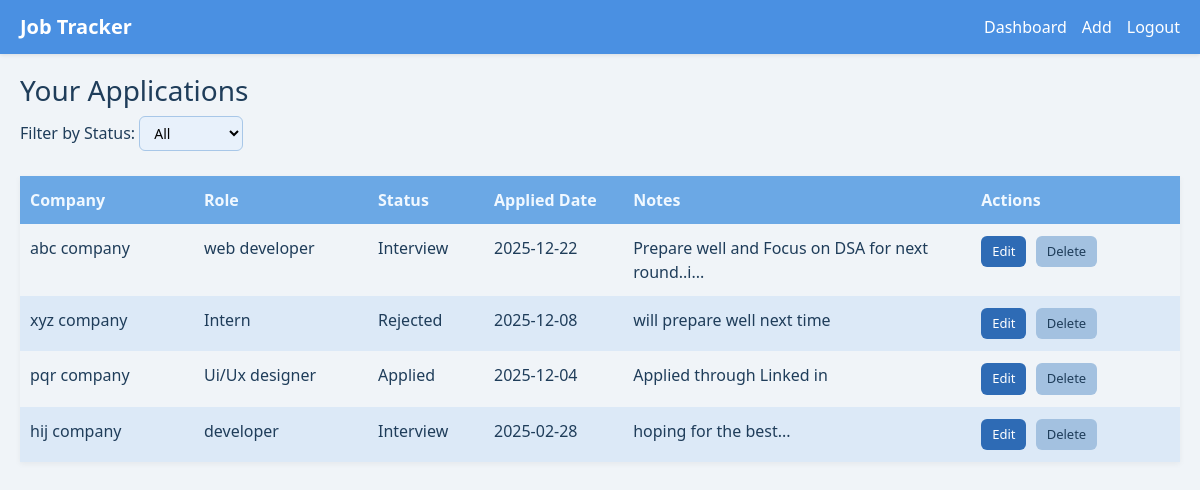
The page / (signed in) on the database its author committed.
### tables this page shows
CREATE TABLE applications (
    id INTEGER PRIMARY KEY AUTOINCREMENT,
    user_id INTEGER NOT NULL,
    company TEXT NOT NULL,
    role TEXT NOT NULL,
    status TEXT NOT NULL,
    applied_date DATE,
    follow_up DATE,
    notes TEXT,
    FOREIGN KEY(user_id) REFERENCES users(id)
);

### app.py (the view)
@app.route("/")
@login_required
def index():
    applications = db.execute(
        "SELECT * FROM applications WHERE user_id = ? ORDER BY applied_date DESC",
        session["user_id"],
    )
    return render_template("dashboard.html", applications=applications)

### helpers.py (called while the page is built)
def login_required(f):
    @wraps(f)
    def decorated_function(*args, **kwargs):
        if session.get("user_id") is None:
            return redirect("/login")
        return f(*args, **kwargs)
    return decorated_function

### templates/dashboard.html (shortened to what this page needs)
{% extends "layout.html" %}
{% block body %}
<h3>Your Applications</h3>
<label for="statusFilter">Filter by Status:</label>
<select id="statusFilter">
    <option value="">All</option>
    {% set statuses = applications | map(attribute='status') | unique %}
</select>
<table id="applicationsTable">
  <thead>
    <tr>
      <th>Company</th>
      <th>Role</th>
      <th>Status</th>
      <th>Applied Date</th>
      <th>Notes</th>
      <th>Actions</th>
    </tr>
  </thead>
  <tbody>
    {% for app in applications %}
    <tr class="status-{{ app.status|lower }}">
      <td>{{ app.company }}</td>
      <td>{{ app.role }}</td>
      <td>{{ app.status }}</td>
      <td>{{ app.applied_date }}</td>
      <td>
        <span class="note-tooltip">
          {{ app.notes|default('')|truncate(50, True, '...') }}
        </span>
      </td>
      <td>
        <a href="/edit/{{ app.id }}" class="btn edit-btn">Edit</a>
        <a href="/delete/{{ app.id }}" class="btn delete-btn">Delete</a>
      </td>
    </tr>
    {% endfor %}
  </tbody>
</table>
{% endblock %}

### templates/layout.html (shortened to what this page needs)
<!DOCTYPE html>
<html lang="en">
<head>
    <link href="https://cdn.jsdelivr.net/npm/bootstrap@5.3.2/dist/css/bootstrap.min.css" rel="stylesheet">
    <link rel="stylesheet" href="{{ url_for('static', filename='styles.css') }}">
</head>
<body>
<nav class="custom-navbar">
    <div class="navbar-container">
        <a class="navbar-brand" href="#">Job Tracker</a>
        <ul class="navbar-links">
            {% if session.user_id %}
                <li><a href="/">Dashboard</a></li>
                <li><a href="/add">Add</a></li>
                <li><a href="/logout">Logout</a></li>
            {% else %}
                <li><a href="/login">Login</a></li>
                <li><a href="/register">Sign up</a></li>
            {% endif %}
        </ul>
    </div>
</nav>
<main>
    {% block body %}{% endblock %}
</main>
</body>
</html>

### static/styles.css (style rules this page uses)
body { font-family: 'Segoe UI', Tahoma, Geneva, Verdana, sans-serif; margin: 0; padding: 0; background-color: #f0f4f8; color: #1f3d5a; }
main { padding: 20px; }
.custom-navbar { background-color: #4a90e2; color: #ffffff; padding: 12px 20px; box-shadow: 0 1px 4px rgba(0,0,0,0.1); }
.navbar-container { display: flex; justify-content: space-between; align-items: center; }
.navbar-brand { font-weight: 600; font-size: 20px; color: #ffffff; text-decoration: none; }
.navbar-links { list-style: none; display: flex; margin: 0; padding: 0; }
.navbar-links li { margin-left: 15px; }
.navbar-links a { color: #ffffff; text-decoration: none; font-weight: 500; transition: color 0.3s; }
#statusFilter { margin-bottom: 15px; padding: 6px 10px; font-size: 14px; border-radius: 6px; border: 1px solid #a8c7e8; background-color: #e8f1fb; }
#applicationsTable { width: 100%; border-collapse: collapse; margin-top: 10px; table-layout: fixed; box-shadow: 0 2px 6px rgba(0,0,0,0.05); }
#applicationsTable th, #applicationsTable td { padding: 12px 10px; text-align: left; vertical-align: top; overflow-wrap: break-word; overflow: visible; }
#applicationsTable th { background-color: #6ba8e5; color: #f0f8ff; font-weight: 600; cursor: pointer; position: relative; }
#applicationsTable th:nth-child(1), #applicationsTable td:nth-child(1) { width: 15%; }
#applicationsTable th:nth-child(2), #applicationsTable td:nth-child(2) { width: 15%; }
#applicationsTable th:nth-child(3), #applicationsTable td:nth-child(3) { width: 10%; }
#applicationsTable th:nth-child(4), #applicationsTable td:nth-child(4) { width: 12%; }
#applicationsTable th:nth-child(5), #applicationsTable td:nth-child(5) { width: 30%; }
#applicationsTable th:nth-child(6), #applicationsTable td:nth-child(6) { width: 18%; }
#applicationsTable tr:nth-child(even) { background-color: #dce9f7; }
#applicationsTable td:nth-child(5) { position: static; }
.note-tooltip { position: relative; display: inline-block; cursor: default; }
a.btn { text-decoration: none; padding: 5px 10px; border-radius: 6px; font-size: 13px; font-weight: 500; color: #fff; margin-right: 5px; transition: background-color 0.3s; }
a.edit-btn { background-color: #2e6bb5; }
a.delete-btn { background-color: #a3c1e0; color: #1f3d5a; }

### rows shown on the page
applications: company "abc company", role "web developer", status "Interview", applied_date "2025-12-22", notes "Prepare well and Focus on DSA for next round..i..."
applications: company "xyz company", role "Intern", status "Rejected", applied_date "2025-12-08", notes "will prepare well next time"
applications: company "pqr company", role "Ui/Ux designer", status "Applied", applied_date "2025-12-04", notes "Applied through Linked in"
applications: company "hij company", role "developer", status "Interview", applied_date "2025-02-28", notes "hoping for the best..."
